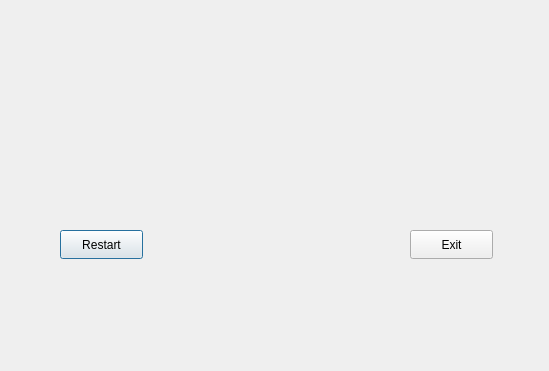
<?xml version="1.0" encoding="UTF-8"?>
<ui version="4.0">
 <class>Restart_Screen</class>
 <widget class="QDialog" name="Restart_Screen">
  <property name="geometry">
   <rect>
    <x>0</x>
    <y>0</y>
    <width>549</width>
    <height>371</height>
   </rect>
  </property>
  <property name="windowTitle">
   <string>Dialog</string>
  </property>
  <property name="styleSheet">
   <string notr="true">QDialog{ image: url(:/res/gameOver3.jpg) };</string>
  </property>
  <widget class="QPushButton" name="restartButton">
   <property name="geometry">
    <rect>
     <x>60</x>
     <y>230</y>
     <width>83</width>
     <height>29</height>
    </rect>
   </property>
   <property name="styleSheet">
    <string notr="true">QPushButton{ background: black; color: white; font: 500 10pt &quot;Source Code Pro Medium&quot;};</string>
   </property>
   <property name="text">
    <string>Restart</string>
   </property>
  </widget>
  <widget class="QPushButton" name="exitButton">
   <property name="geometry">
    <rect>
     <x>410</x>
     <y>230</y>
     <width>83</width>
     <height>29</height>
    </rect>
   </property>
   <property name="styleSheet">
    <string notr="true">QPushButton{ background: black; color: white; font: 500 10pt &quot;Source Code Pro Medium&quot;};</string>
   </property>
   <property name="text">
    <string>Exit</string>
   </property>
  </widget>
 </widget>
 <resources/>
 <connections/>
</ui>
